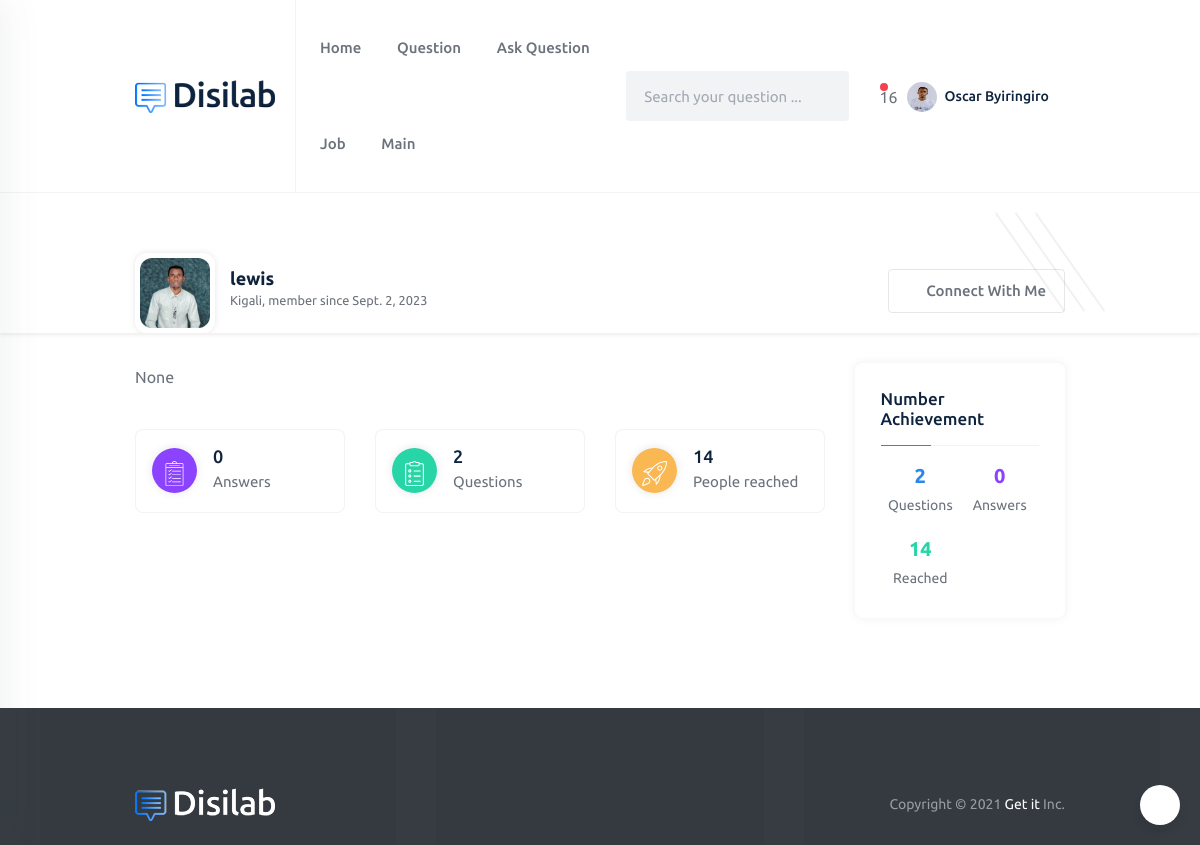
The app's page /view_profile_outside/16/ (signed in) with its own data.
### authentication/models.py (models this page shows, shortened)
class Profile(models.Model):
    user = models.OneToOneField(User, on_delete=models.CASCADE)
    user_image = models.ImageField(upload_to='images/', default='profile.png', null=True, blank=True)
    location = models.CharField(max_length=100, null=True, blank=True)
    about_me = models.TextField(null=True, blank=True)
    github_link = models.URLField(default='https://github.com/', null=True, blank=True)
    website_link = models.URLField(default='https://www.google.com/', null=True, blank=True)
    backend_development = models.PositiveIntegerField(null=True, blank=True)
    frontend_development = models.PositiveIntegerField(null=True, blank=True)
    hardware = models.PositiveIntegerField(null=True, blank=True)
    uiandux = models.PositiveIntegerField(null=True, blank=True)
    artificial_intelligence = models.PositiveIntegerField(null=True, blank=True)
    badge = models.BooleanField(default=False)
    date_created = models.DateField(default=now)

class User(AbstractBaseUser):
    full_name = models.CharField(max_length=255, null=False)
    email = models.EmailField(
        verbose_name='email address',
        max_length=255,
        unique=True,
    )
    phone_number = PhoneNumberField(unique=True)
    is_verified = models.BooleanField(default=False)
    is_two_f_enable = models.BooleanField(default=False)
    is_active = models.BooleanField(default=True)
    staff = models.BooleanField(default=False)
    admin = models.BooleanField(default=False)
    USERNAME_FIELD = 'email'
    REQUIRED_FIELDS = ['full_name', 'phone_number']
    objects = UserManager()
    class Meta:
        app_label = 'authentication'

### home_view/views.py (the view)
# urls.py: path('view_profile_outside/<int:id>/', views.view_profile_outside, name="view_profile_outside"),
def view_profile_outside(request, id):
    question_det = get_object_or_404(Questions_stuff, id=id)
    profile_id = question_det.owner.id
    all_question = Questions_stuff.objects.filter(owner_id=profile_id)
    all_answer = Answer_stuff.objects.filter(question__owner_id=profile_id)
    user_question = get_object_or_404(User, id=profile_id)
    profile_user = get_object_or_404(Profile, user=user_question)
    count_view = 0
    for quest in Questions_stuff.objects.filter(owner_id=profile_id):
        count_view += quest.viewed
    context = {
        'user_question': user_question,
        'profile_user': profile_user,
        'all_answer_count': all_answer.count(),
        'all_question_count': all_question.count(),
        'count_view': count_view
    }
    return render(request, 'view_profile_outside.html', context)

### home_view/templates/view_profile_outside.html (shortened to what this page needs)
{% extends 'base_white.html' %}
{% load static %}
{% block content %}
<section class="hero-area bg-white shadow-sm overflow-hidden pt-60px">
    <span class="stroke-shape stroke-shape-1"></span>
    <span class="stroke-shape stroke-shape-4"></span>
    <span class="stroke-shape stroke-shape-5"></span>
    <span class="stroke-shape stroke-shape-6"></span>
    <div class="container">
        <div class="row">
            <div class="col-lg-8">
                <div class="hero-content">
                    <div class="media media-card align-items-center shadow-none p-0 mb-0 rounded-0 bg-transparent">
                        <div class="media-img media--img">
                            <img src="{{ profile_user.user_image.url }}" alt="avatar">
                        </div>
                        <div class="media-body">
                            <h5>{{ user_question.full_name }}</h5>
                            <small class="meta d-block lh-20 pb-2">
                                <span>{{ profile_user.location }}, member since {{ profile_user.date_created }} </span>
                            </small>
                        </div>
                    </div>
                </div>
            </div>
            <div class="col-lg-4">
                <div class="hero-btn-box text-right py-3">
                    <a href="{% url 'connect_with_me' user_question.id %}" class="btn theme-btn theme-btn-outline theme-btn-outline-gray"><i class="la la-play-circle mr-1"></i> Connect With Me</a>
                </div>
            </div>
        </div>
    </div>
</section>
<section class="user-details-area pt-30px pb-60px">
    <div class="container">
        <div class="row">
            <div class="col-lg-9">
                <div class="tab-content" id="myTabContent">
                    <div class="tab-pane fade show active" id="user-profile" role="tabpanel" aria-labelledby="user-profile-tab">
                        <div class="user-panel-main-bar">
                            <div class="user-panel mb-30px">
                                <p class="pb-2">{{ profile_user.about_me }}</p>
                            </div>
                            <div class="user-panel mb-30px">
                                <div class="row">
                                    <div class="col-lg-4 responsive-column-half">
                                        <div class="media media-card align-items-center shadow-none border border-gray p-3">
                                            <div class="icon-element icon-element-sm mr-3 bg-1">
                                            </div>
                                            <div class="media-body">
                                                <h5 class="fw-medium">{{ all_answer_count }}</h5>
                                                <p class="fs-15">Answers</p>
                                            </div>
                                        </div>
                                    </div>
                                    <div class="col-lg-4 responsive-column-half">
                                        <div class="media media-card align-items-center shadow-none border border-gray p-3">
                                            <div class="icon-element icon-element-sm mr-3 bg-2">
                                            </div>
                                            <div class="media-body">
                                                <h5 class="fw-medium">{{ all_question_count }}</h5>
                                                <p class="fs-15">Questions</p>
                                            </div>
                                        </div>
                                    </div>
                                    <div class="col-lg-4 responsive-column-half">
                                        <div class="media media-card align-items-center shadow-none border border-gray p-3">
                                            <div class="icon-element icon-element-sm mr-3 bg-3">
                                            </div>
                                            <div class="media-body">
                                                <h5 class="fw-medium">{{ count_view }}</h5>
                                                <p class="fs-15">People reached</p>
                                            </div>
                                        </div>
                                    </div>
                                </div>
                            </div>
                        </div>
                    </div>
                </div>
            </div>
            <div class="col-lg-3">
                <div class="sidebar">
                    <div class="card card-item">
                        <div class="card-body">
                            <h3 class="fs-17 pb-3">Number Achievement</h3>
                            <div class="divider"><span></span></div>
                            <div class="row no-gutters text-center">
                                <div class="col-lg-6 responsive-column-half">
                                    <div class="icon-box pt-3">
                                        <span class="fs-20 fw-bold text-color">{{ all_question_count }}</span>
                                        <p class="fs-14">Questions</p>
                                    </div>
                                </div>
                                <div class="col-lg-6 responsive-column-half">
                                    <div class="icon-box pt-3">
                                        <span class="fs-20 fw-bold text-color-2">{{ all_answer_count }}</span>
                                        <p class="fs-14">Answers</p>
                                    </div>
                                </div>
                                <div class="col-lg-6 responsive-column-half">
                                    <div class="icon-box pt-3">
                                        <span class="fs-20 fw-bold text-color-3">{{ count_view }}</span>
                                        <p class="fs-14">Reached</p>
                                    </div>
                                </div>
                            </div>
                        </div>
                    </div>
                </div>
            </div>
        </div>
    </div>
</section>
{% endblock %}

### templates/partial/header_white.html (shortened to what this page needs)
{% load static %}
<header class="header-area bg-white border-bottom border-bottom-gray">
    <div class="container">
        <div class="row align-items-center">
            <div class="col-lg-2">
                <div class="logo-box">
                    <a href="{% url 'home' %}" class="logo"><img src="{% static 'home/images/logo-black.png' %}" alt="logo"></a>
                </div>
            </div>
            <div class="col-lg-10">
                <div class="menu-wrapper border-left border-left-gray pl-2">
                    <nav class="menu-bar mr-auto">
                        <ul>
                            <li>
                                <a href="{% url 'home' %}">Home </a>
                            </li>
                            <li class="is-mega-menu">
                                <a href="{% url 'question' %}">Question </a>
                            </li>
                            <li>
                                <a href="{% url 'ask_question' %}">Ask Question </a>
                            </li>
                            <li>
                                <a href="{% url 'job_list' %}">Job </a>
                            </li>
                            {% if user.is_authenticated %}
                            <li>
                                <a href="{% url 'user_home' %}">Main </a>
                            </li>
                            {% endif %}
                        </ul>
                    </nav>
                <form method="GET" action="{% url 'question' %}">
                        <div class="form-group mb-0">
                            <input class="form-control form--control form--control-bg-gray text-black" type="text" name="search_question" placeholder="Search your question ...">
                            <button class="form-btn text-white-50" type="submit"><i class="la la-search"></i></button>
                        </div>
                    </form>
                    {% if user.is_authenticated %}
                    <div class="nav-right-button">
                        <ul class="user-action-wrap d-flex align-items-center">
                            <li class="dropdown">
                                <span class="ball red ball-lg noti-dot totalunreadMain">{{ notification_header_count }}</span>
                                <a class="nav-link dropdown-toggle dropdown--toggle" href="#" id="notificationDropdown" role="button" data-toggle="dropdown" aria-haspopup="true" aria-expanded="false">
                                    <i class="la la-bell"></i>
                                </a>
                            </li>
                            <li class="dropdown user-dropdown">
                                <a class="nav-link dropdown-toggle dropdown--toggle pl-2" href="#" id="userMenuDropdown" role="button" data-toggle="dropdown" aria-haspopup="true" aria-expanded="false">
                                    <div class="media media-card media--card shadow-none mb-0 rounded-0 align-items-center bg-transparent">
                                        <div class="media-img media-img-xs flex-shrink-0 rounded-full mr-2">
                                            <img src="{{ profile.user_image.url }}" alt="avatar" class="rounded-full">
                                        </div>
                                        <div class="media-body p-0 border-left-0">
                                            <h5 class="fs-14">{{ user.full_name }}</h5>
                                        </div>
                                    </div>
                                </a>
                            </li>
                        </ul>
                    </div>
                    {% endif %}
                </div>
            </div>
        </div>
    </div>
</header>

### records on screen
Profile: user_image (picture)
User: full_name "Oscar Byiringiro"
Profile: user_image (picture), location "Kigali", date_created "Sept. 2, 2023", about_me "None"
User: full_name "lewis"

### other values on screen
{{ notification_header_count }} "16"
{{ all_answer_count }} "0"
{{ all_question_count }} "2"
{{ count_view }} "14"
